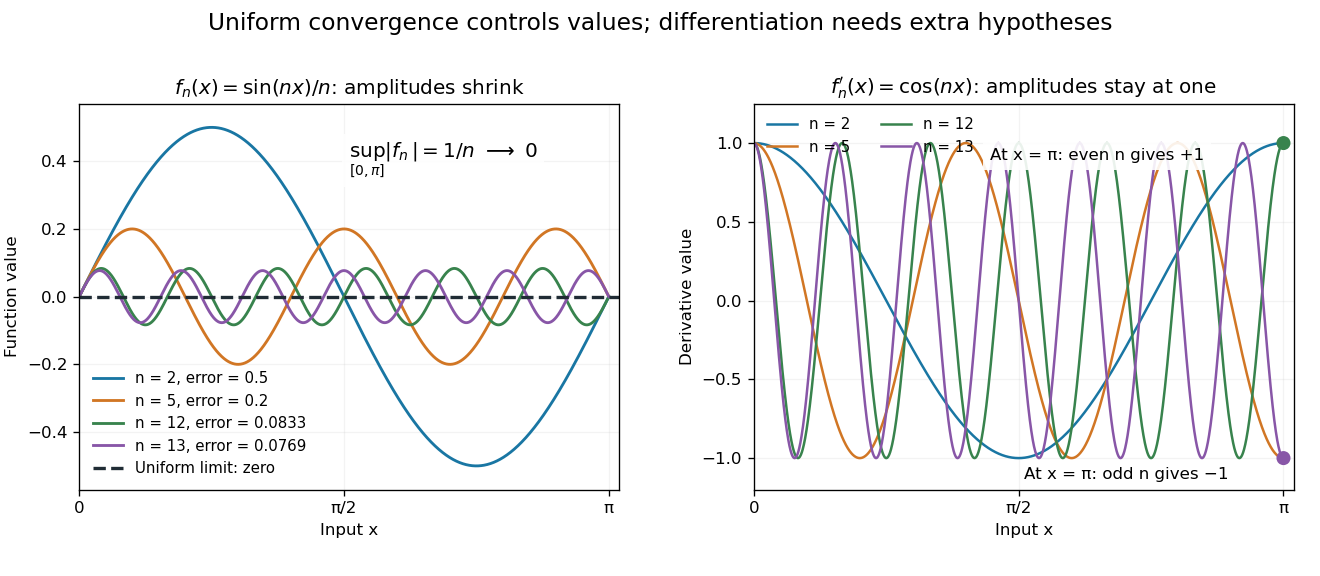

Source code (Python):
"""Uniformly small functions with nonconvergent derivatives on [0, pi].

Python 3.14, matplotlib/numpy. Run from _media to save the basename PNG to cwd.
"""

from pathlib import Path

import matplotlib
matplotlib.use("Agg")
import matplotlib.pyplot as plt
import numpy as np


def main():
    x = np.linspace(0, np.pi, 1801)
    indices = [2, 5, 12, 13]
    colors = ["#1976a3", "#d17624", "#38834d", "#8856a7"]
    fig, axes = plt.subplots(1, 2, figsize=(11, 4.8), dpi=120)
    for n, color in zip(indices, colors):
        values = np.sin(n*x)/n
        assert np.max(np.abs(values)) <= 1/n + 1e-14
        assert np.isclose(np.cos(n*np.pi), (-1)**n)
        assert np.isclose(np.sin(n*(np.pi/(2*n)))/n, 1/n)
        axes[0].plot(x, values, color=color, lw=1.7, label=f"n = {n}, error = {1/n:.3g}")
        axes[1].plot(x, np.cos(n*x), color=color, lw=1.5, label=f"n = {n}")
    axes[0].axhline(0, color="#202c35", ls="--", lw=2, label="Uniform limit: zero")
    axes[0].set(ylim=(-.57, .57), ylabel="Function value")
    axes[0].set_title(r"$f_n(x)=\sin(nx)/n$: amplitudes shrink", fontsize=12)
    axes[0].legend(loc="lower left", fontsize=9, frameon=False)
    axes[0].text(1.6, .41, r"$\sup_{[0,\pi]}|f_n|=1/n\ \longrightarrow\ 0$", fontsize=12,
                 bbox={"facecolor": "white", "edgecolor": "none", "alpha": .9})
    axes[1].set(ylim=(-1.2, 1.25), ylabel="Derivative value")
    axes[1].set_title(r"$f_n'(x)=\cos(nx)$: amplitudes stay at one", fontsize=12)
    axes[1].legend(loc="upper left", ncol=2, fontsize=9, frameon=False)
    axes[1].scatter([np.pi, np.pi], [1, -1], color=[colors[2], colors[3]], s=55, zorder=5)
    axes[1].text(1.4, .89, "At x = π: even n gives +1", fontsize=10,
                 bbox={"facecolor": "white", "edgecolor": "none", "alpha": .9})
    axes[1].text(1.6, -1.13, "At x = π: odd n gives −1", fontsize=10)
    for ax in axes:
        ax.set(xlim=(0, np.pi+.06), xlabel="Input x")
        ax.set_xticks([0, np.pi/2, np.pi], ["0", "π/2", "π"])
        ax.grid(alpha=.15)
    fig.suptitle("Uniform convergence controls values; differentiation needs extra hypotheses", fontsize=14)
    fig.subplots_adjust(left=.06, right=.98, bottom=.15, top=.82, wspace=.25)
    fig.savefig(Path.cwd() / Path(__file__).with_suffix(".png").name, facecolor="white", transparent=False)
    plt.close(fig)
    print("Exact supremum error=1/n; derivative at pi alternates +1 (even), -1 (odd).")


if __name__ == "__main__":
    main()
